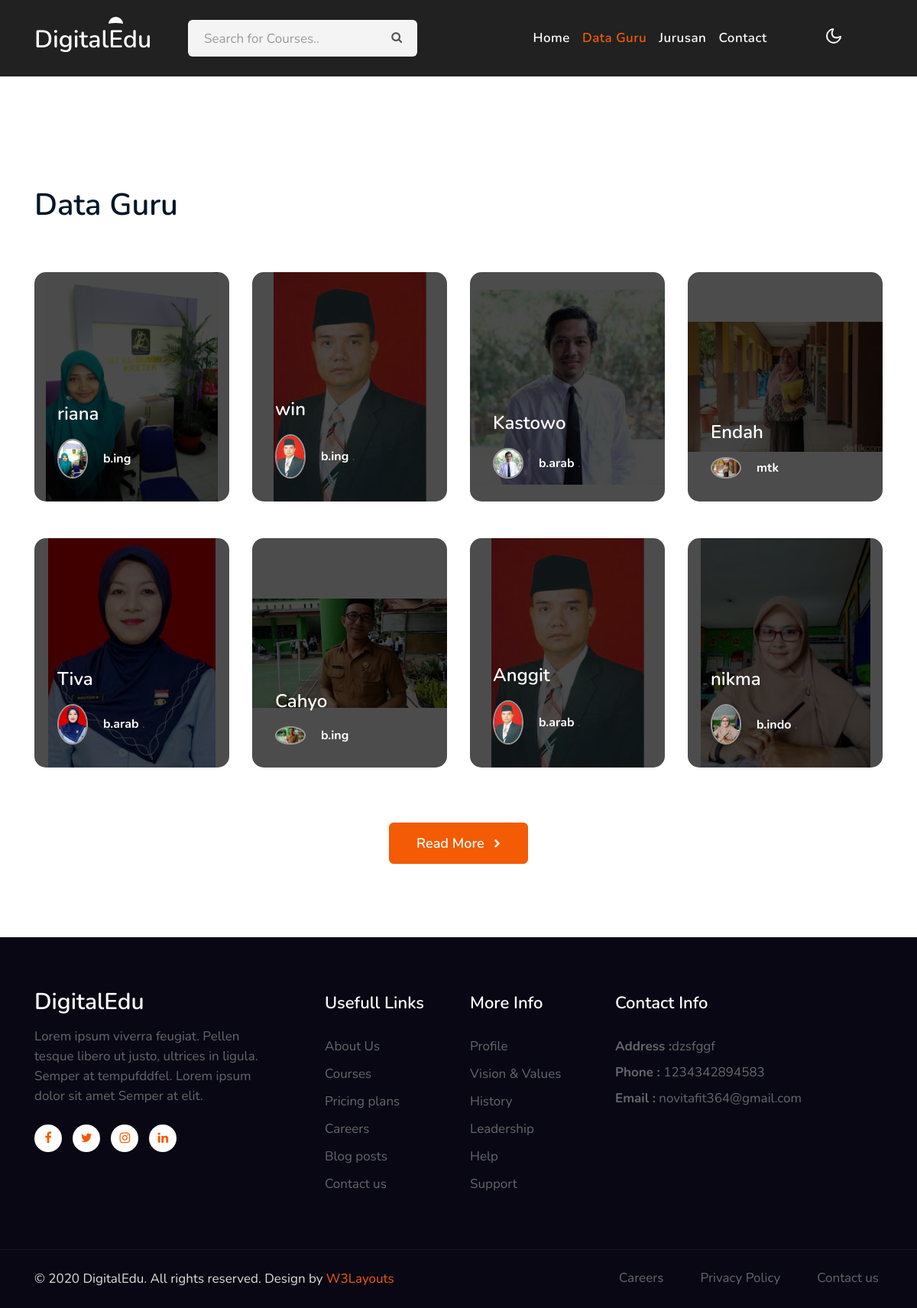
The page /index.php/front/dataguru on the database its author committed.
### tables this page shows
CREATE TABLE `guru` (
  `nip` varchar(50) NOT NULL,
  `nama` varchar(50) NOT NULL,
  `tempat` text NOT NULL,
  `tanggal_lahir` date NOT NULL,
  `mapel` varchar(50) NOT NULL,
  `alamat` text NOT NULL,
  `jk` enum('L','P') NOT NULL,
  `status_kepegawaian` text NOT NULL,
  `passfoto` varchar(50) NOT NULL
);

CREATE TABLE `contact` (
  `id_contact` int(11) NOT NULL,
  `alamat` text NOT NULL,
  `telepon` varchar(13) NOT NULL,
  `email` text NOT NULL
);

### application/controllers/front/DataGuru.php (called while the page is built)
<?php
class DataGuru extends CI_Controller
{
    public function index()
    {
        $dataGuru['data_guru'] = $this->GuruModel->select_all_guru();
        $dataGuru['active'] = "guru";
        $data['header'] = $this->load->view('front/partial/header',$dataGuru,true);
        $data['page'] = $this->load->view('front/pages/data_guru',$dataGuru,true);
        $data['title'] = "Data Guru";
        $data['contact'] =$this->ContactModel->select_row_contact();
        $this->load->view('front/partial/template',$data);
    }
}
?>

### index.php (called while the page is built, shortened)
<?php
require_once BASEPATH.'core/CodeIgniter.php';

### application/models/GuruModel.php (called while the page is built, shortened)
<?php
class GuruModel extends CI_Model
{
    public function select_all_guru()
    {
        $this->db->select('*');
        $this->db->from('guru');
        $query = $this->db->get();
        return $query->result();
    }
}
?>

### application/models/ContactModel.php (called while the page is built, shortened)
<?php
class ContactModel extends CI_Model
{
    public function select_row_contact()
    {
        $this->db->select('*');
        $this->db->from('contact');
        $query = $this->db->get();
        return $query->row();
    }
}
?>

### application/views/front/pages/data_guru.php (the view)
<div style="background:#212121;width:100%;height: 100px;"></div>
<div class="w3l-homeblog py-5" id="homeblog">
    <div class="container py-lg-5 py-md-4">
        <div class="header-title mb-3 mt-5">
            <h3 class="hny-title text-left">Data Guru</h3>
        </div>
        <div class="row top-pics ">
            <?php
                foreach($data_guru as $value):
            ?>
            <div class="col-lg-3 col-md-6 mt-5">
                <div style=" background: url(<?=base_url('foto/guru/') . $value->passfoto?>) no-repeat center;background-size: contain;" class="top-pic1">
                    <div class="card-body blog-details">
                        <a href="services.html" class="blog-desc"><?=$value->nama?>
                        </a>
                        <div class="author align-items-center">
                            <img src="<?=base_url('foto/guru/') . $value->passfoto?>" alt="" class="img-fluid rounded-circle">
                            <ul class="blog-meta">
                                <ul class="blog-meta">
                                    <li class="meta-item blog-lesson">
                                        <span class="meta-value"> <?=$value->mapel?> </span>.
                                    </li>
                                </ul>
                            </ul>
                        </div>
                    </div>
                </div>
            </div>
            <?php
                endforeach;
            ?>
            <div class="readhny-btm text-center mx-auto mt-md-4">
                <a class="btn btn-primary btn-style mt-md-5 mt-4" href="about.html">Read More <span class="fa fa-chevron-right ml-2" aria-hidden="true"></span></a>
            </div>
        </div>
    </div>
</div>

### application/views/front/partial/template.php (shortened to what this page needs)
<!doctype html>
<html lang="en">
<head>
    <link rel="stylesheet" href="<?=base_url('assets/front_assets/') ?>css/style-starter.css">
</head>
<body>
    <?= $this->load->view('front/partial/header',null,true); ?>
    <?= $page ?>
    <section class="w3l-footer-29-main">
        <div class="footer-29 py-5">
            <div class="container py-lg-4">
                <div class="row footer-top-29">
                    <div class="col-lg-4 col-md-6 col-sm-7 footer-list-29 footer-1 pr-lg-5">
                        <div class="footer-logo mb-3">
                            <a class="navbar-brand" href="index.html">DigitalEdu</a>
                        </div>
                        <p>Lorem ipsum viverra feugiat. Pellen tesque libero ut justo, ultrices in ligula. Semper at
                            tempufddfel. Lorem ipsum dolor sit amet Semper at elit.</p>
                        <div class="main-social-footer-29 mt-4">
                            <a href="#facebook" class="facebook"><span class="fa fa-facebook"></span></a>
                            <a href="#twitter" class="twitter"><span class="fa fa-twitter"></span></a>
                            <a href="#instagram" class="instagram"><span class="fa fa-instagram"></span></a>
                            <a href="#linkedin" class="linkedin"><span class="fa fa-linkedin"></span></a>
                        </div>
                    </div>
                    <div class="col-lg-2 col-md-6 col-sm-5 col-6 footer-list-29 footer-2 mt-sm-0 mt-5">
                        <ul>
                            <h6 class="footer-title-29">Usefull Links</h6>
                            <li><a href="about.html">About Us</a></li>
                            <li><a href="services.html">Courses</a></li>
                            <li><a href="#pricing"> Pricing plans</a></li>
                            <li><a href="#careers"> Careers</a></li>
                            <li><a href="blog.html"> Blog posts</a></li>
                            <li><a href="contact.html">Contact us</a></li>
                        </ul>
                    </div>
                    <div class="col-lg-2 col-md-6 col-sm-5 col-6 footer-list-29 footer-3 mt-lg-0 mt-5">
                        <h6 class="footer-title-29">More Info</h6>
                        <ul>
                            <li><a href="#profile">Profile</a></li>
                            <li><a href="#vision">Vision & Values</a></li>
                            <li><a href="#history">History</a></li>
                            <li><a href="#leader">Leadership</a></li>
                            <li><a href="#help">Help</a></li>
                            <li><a href="#support"> Support</a></li>
                        </ul>
                    </div>
                    <div class="col-lg-4 col-md-6 col-sm-7 footer-list-29 footer-4 mt-lg-0 mt-5">
                        <h6 class="footer-title-29">Contact Info </h6>
                        <p><strong>Address :</strong><?=$contact->alamat?></p>
                        <p class="my-2"><strong>Phone :</strong> <a href="tel:<?=$contact->telepon?>"><?=$contact->telepon?></a></p>
                        <p><strong>Email :</strong> <a href="<?=$contact->email?>"><?=$contact->email?></a></p>
                    </div>
                </div>
            </div>
        </div>
    </section>
    <section class="w3l-copyright">
        <div class="container">
            <div class="row bottom-copies">
                <p class="col-lg-8 copy-footer-29">© 2020 DigitalEdu. All rights reserved. Design by <a
                        href="https://w3layouts.com/" target="_blank">
                        W3Layouts</a></p>
                <div class="col-lg-4 footer-list-29">
                    <ul class="d-flex text-lg-right justify-content-center mt-lg-0 mt-3">
                        <li><a href="#careers"> Careers</a></li>
                        <li class="mx-lg-5 mx-md-4 mx-3"><a href="#privacymy-lg-0 my-4">Privacy Policy</a></li>
                        <li><a href="contact.html">Contact us</a></li>
                    </ul>
                </div>
            </div>
        </div>
    </section>
</body>
</html>

### application/views/front/partial/header.php (shortened to what this page needs)
<header id="site-header" class="fixed-top">
        <div class="container">
            <nav class="navbar navbar-expand-lg navbar-dark stroke">
                <h1><a class="navbar-brand" href="index.html">
                        Digital<span class="sub-log">E</span>du
                    </a></h1>
                <div class="collapse navbar-collapse" id="navbarTogglerDemo02">
                    <nav class="mr-auto ml-lg-5">
                        <div class="search-bar">
                            <form class="search">
                                <input type="search" class="search__input" name="search"
                                    placeholder="Search for Courses.." onload="equalWidth()" required>
                                <span class="fa fa-search search__icon"></span>
                            </form>
                        </div>
                    </nav>
                    <ul class="navbar-nav mr-auto">
                        <li class="nav-item <?=$active == 'home' ? 'active' : ''?>">
                            <a class="nav-link" href="<?=base_url('front/Home')?>">Home <span class="sr-only">(current)</span></a>
                        </li>
                        <li class="nav-item <?=$active == 'guru' ? 'active' : ''?>">
                            <a class="nav-link" href="<?=base_url('front/DataGuru')?>">Data Guru</a>
                        </li>
                        <li class="nav-item <?=$active == 'jurusan' ? 'active' : ''?>">
                            <a class="nav-link" href="<?=base_url('front/DataJurusan')?>">Jurusan</a>
                        </li>
                        <li class="nav-item <?=$active == 'contact' ? 'active' : ''?>">
                            <a class="nav-link" href="<?=base_url('front/DataContact')?>">Contact</a>
                        </li>
                    </ul>
                </div>
                <div class="mobile-position">
                    <nav class="navigation">
                        <div class="theme-switch-wrapper">
                            <label class="theme-switch" for="checkbox">
                                <div class="mode-container py-1">
                                    <i class="gg-moon"></i>
                                </div>
                            </label>
                        </div>
                    </nav>
                </div>
            </nav>
        </div>
    </header>

### rows shown on the page
guru: passfoto (picture), nama "riana", mapel "b.ing"
guru: passfoto (picture), nama "win", mapel "b.ing"
guru: passfoto (picture), nama "Kastowo", mapel "b.arab"
guru: passfoto (picture), nama "Endah", mapel "mtk"
guru: passfoto (picture), nama "Tiva", mapel "b.arab"
guru: passfoto (picture), nama "Cahyo", mapel "b.ing"
guru: passfoto (picture), nama "Anggit", mapel "b.arab"
guru: passfoto (picture), nama "nikma", mapel "b.indo"
contact: alamat "dzsfggf", telepon "1234342894583", email "novitafit364@gmail.com"
